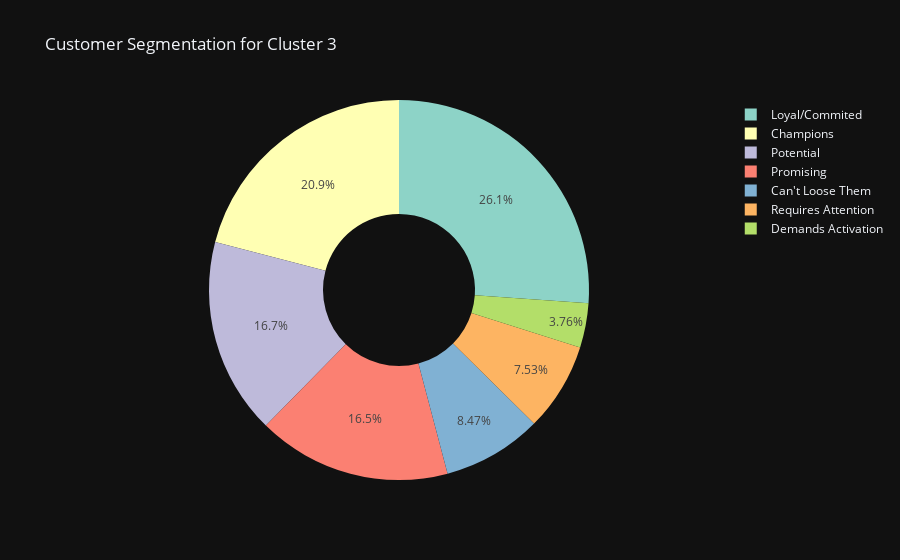

The notebook cell saved with this chart:
### Code cell
import plotly.express as px
import pandas as pd

# Calculate the value counts for the pie chart
pie_data = cluster_rfm_df['Customer_segment'].value_counts().reset_index()

# Rename columns for better readability
pie_data.columns = ['Customer_segment', 'Count']

# Set a color palette for better visualization
colors = px.colors.qualitative.Set3

# Create a pie chart with improved aesthetics using Plotly Express
fig = px.pie(pie_data,
             names='Customer_segment',
             values='Count',
             title=f'Customer Segmentation for Cluster {selected_cluster}',
             template='plotly_dark',  # Use a dark template for better contrast
             color_discrete_sequence=colors,
             hole=0.4,  # Set the center hole size
             )

# Display the pie chart
fig.show()

### Figure 1 — Plotly figure (JSON) as saved in the notebook; plotly's stock layout.template omitted (floating-point values rounded to 4 significant figures)
{"data": [{"domain": {"x": [0, 1], "y": [0, 1]}, "hole": 0.4, "hovertemplate": "Customer_segment=%{label}<br>Count=%{value}<extra></extra>", "labels": ["Loyal/Commited", "Champions", "Potential", "Promising", "Can't Loose Them", "Requires Attention", "Demands Activation"], "legendgroup": "", "name": "", "showlegend": true, "type": "pie", "values": [111, 89, 71, 70, 36, 32, 16]}], "layout": {"legend": {"tracegroupgap": 0}, "piecolorway": ["rgb(141,211,199)", "rgb(255,255,179)", "rgb(190,186,218)", "rgb(251,128,114)", "rgb(128,177,211)", "rgb(253,180,98)", "rgb(179,222,105)", "rgb(252,205,229)", "rgb(217,217,217)", "rgb(188,128,189)", "rgb(204,235,197)", "rgb(255,237,111)"], "title": {"text": "Customer Segmentation for Cluster 3"}}}
